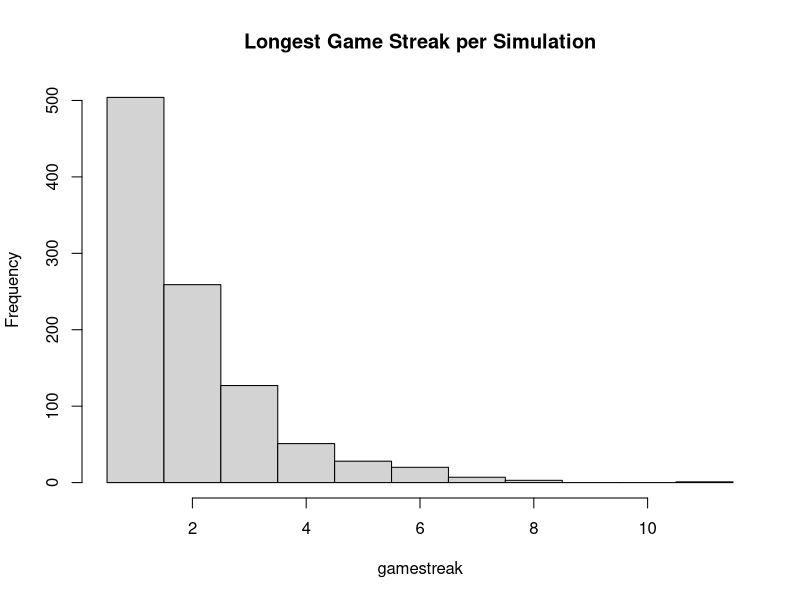
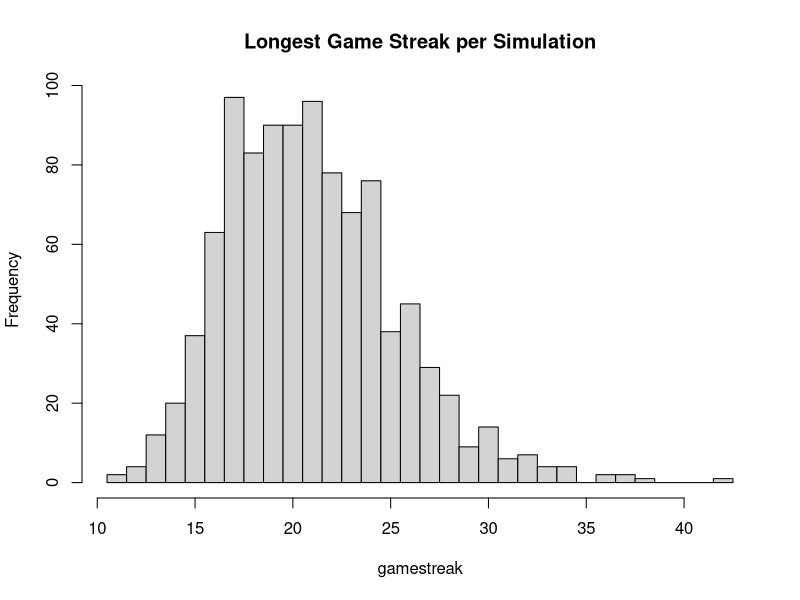
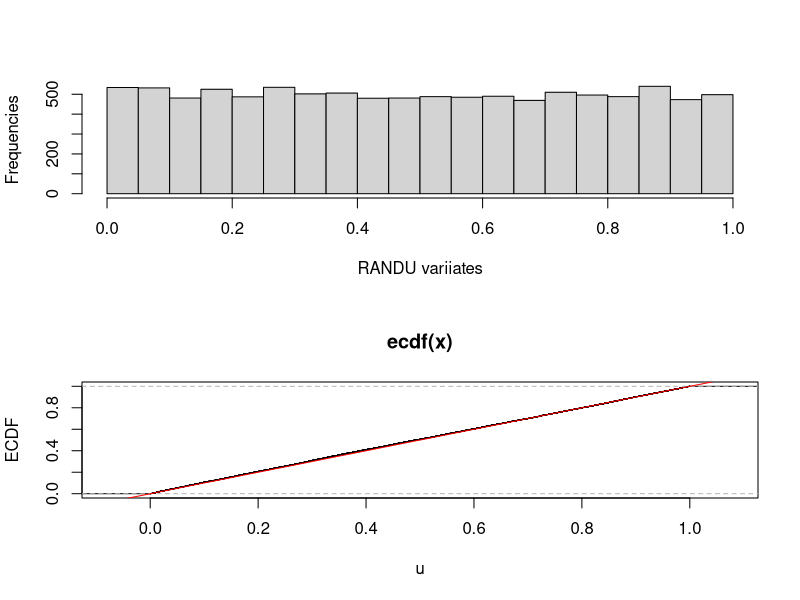
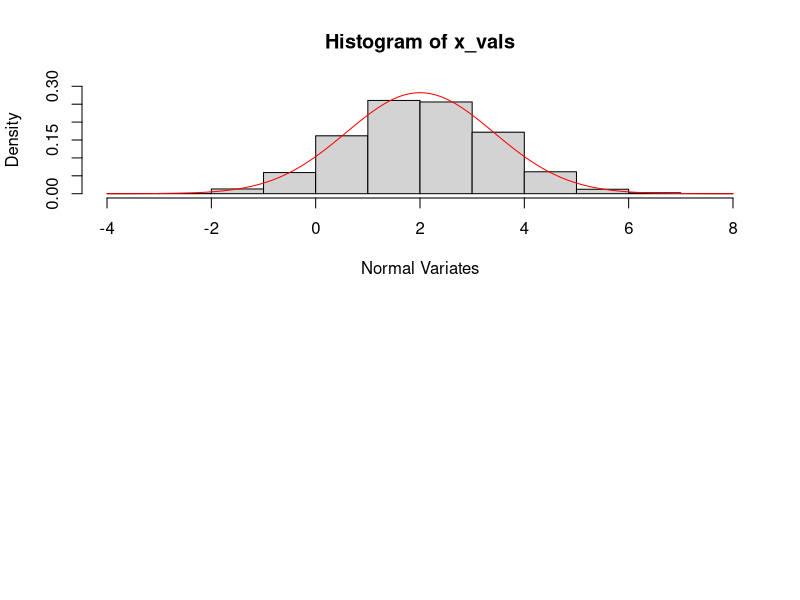

R code for these plots, in order:
#APPENDIX
# Jan Domingo
# May 16, 2019
#Final: Lab Take-home

#1
#(a) What was the longest game streak until a loss?
p = 20/38 
n = 1000 #Amount of simulations
gamestreak = vector()
longestStreak = 0

for (i in 1:n) {
  streak = 0
  lose = 0
  while (lose == 0)
  {
    u = runif(1)  #runif(1) generates a random number between 0 and 1
    if (u < p)  #If the random number is less than the probability of winning
      lose = 1  #Stops the simulation if lose = 1
    streak = streak + 1
    if (streak > longestStreak)
      longestStreak = streak
  }
  streak  #Returns the amount of plays until lose
  longestStreak #Returns the longest streak in the simulation
  
  gamestreak = c(gamestreak, streak)
}

#(b) Plot the histogram of game streak lengths
hist(gamestreak, br=seq(min(gamestreak)-.5, max(gamestreak)+.5), main = "Longest Game Streak per Simulation")

#(c) Average of the game streaks
mean(gamestreak)

#(d) Variance of the game streaks
var(gamestreak)

#-------------------------------------------------------------------------------------------------------------

#2 
#(a) What was the longest game streak until 10 black or green spins?
p = 20/38
n = 1000
gamestreak = vector()
longestStreak = 0

for (i in 1:n) {
  streak = 0
  lose = 0
  while (lose <= 10) #This line is different from #1a. Only stops simulation when lose reaches 10
  {
    u = runif(1)  #Generates a random number between 0 and 1
    if (u < p)    #If the random number is less than the proabability of winning
      lose = lose + 1 #Then increase the lose count
    streak = streak + 1
    if (streak > longestStreak)
      longestStreak = streak
  }
  streak #Returns the longest streak until 10 black or green spins
  longestStreak #Returns the longest streak in the simulation
  gamestreak = c(gamestreak, streak)
}

#(b) Plot a histogram of the game streak lengths
hist(gamestreak, br=seq(min(gamestreak)-.5, max(gamestreak)+.5), main = "Longest Game Streak per Simulation")

#(c) Average of the game streaks
mean(gamestreak)

#(d) Variance of the game streaks
var(gamestreak)

#-------------------------------------------------------------------------------------------------------------

#3
n = 10000 #number of variates
x = 1     #seed value

for (i in 1:n) {
  x = c(x, ((20000*x[i])%%(2^29-1))) #Linear Congruential Method except with custom a(20000), b(0), and m(2^29) values
}

x = x[2:(n+1)]  #Disregards seed value, keeps the other 10000 from for loop
x

u = x/(2^29-1)  #Transfrom uniform variates between 0 and 1

#(a) Plot a histogram of your variates
par(mfrow = c(2,1)) #2 rows, 1 column for the graph matrix
hist(u, main ="", xlab="RANDU variiates", ylab="Frequencies") #Histogram of the n RANDU variates


#(b) Draw the empirical CDF of oyur variates against the true CDF of a uniform distribution
plot.ecdf(u, verticals = TRUE, do.p = FALSE, xlab = "u", ylab = "ECDF")
abline(0,1, col="red")

#(c)
ks.test(u, "punif", 0, 1) #Komolgorov-smirnov test of RANDU variates against U(0,1)
#-------------------------------------------------------------------------------------------------------------

#4

x1_v = vector()
x2_v = vector()
n = 1000
x_vals = vector()
m = 2 #mean
v = 2 #variance
s = sqrt(v) #standard deviation

#The following i, ii, and iii are the steps for the Box-Muller Method
#i Generates two uniform variates
for (i in 1:n) {
  u1 = runif(1)
  u2 = runif(2)

#ii Convert Variates to z scores
z1 = sqrt(-2*log(u1))*cos(2*pi*u2)
z2 = sqrt(-2*log(u1))*sin(2*pi*u2) 

#iii Inverse normal transformation to x variates
x1 = s * z1 + m
x2 = s * z2 + m

x1_v = c(x1_v, x1)
x2_v = c(x2_v, x2)
}

x_vals = c(x1_v, x2_v)

#(a) The mean, variance, and median of the combined variates of x1_v and x2_v
mean(x_vals)
var(x_vals)
median(x_vals)

#(b) Histogram of these combined variates and an overly with the true density
x <- seq(-4, 8, by=0.001) #Generate a sequence of numbers from -4 to 8
y <- dnorm(x, m, s) #Normalize the values with mean=2 and pop sd=sqrt(2)
hist(x_vals, freq = FALSE, xlab="Normal Variates", ylim=c(0,0.30))	#Creates histogram with density values
lines(x,y,col = "red") #Overlay the true density curve over the graph

#(c) Calculating the empirical rule probabilities
i = 1
length(x_vals[(m-i*s) <= x_vals & x_vals <= (m+i*s)]) / length(x_vals)
i = 2
length(x_vals[(m-i*s) <= x_vals & x_vals <= (m+i*s)]) / length(x_vals)
i = 3
length(x_vals[(m-i*s) <= x_vals & x_vals <= (m+i*s)]) / length(x_vals)
